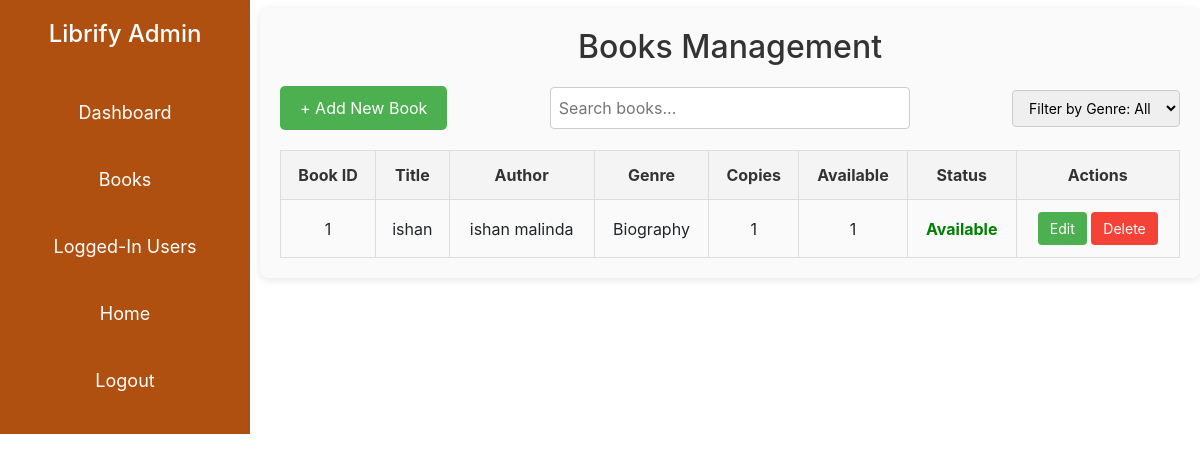
/book, run on an earlier commit of the app's database.
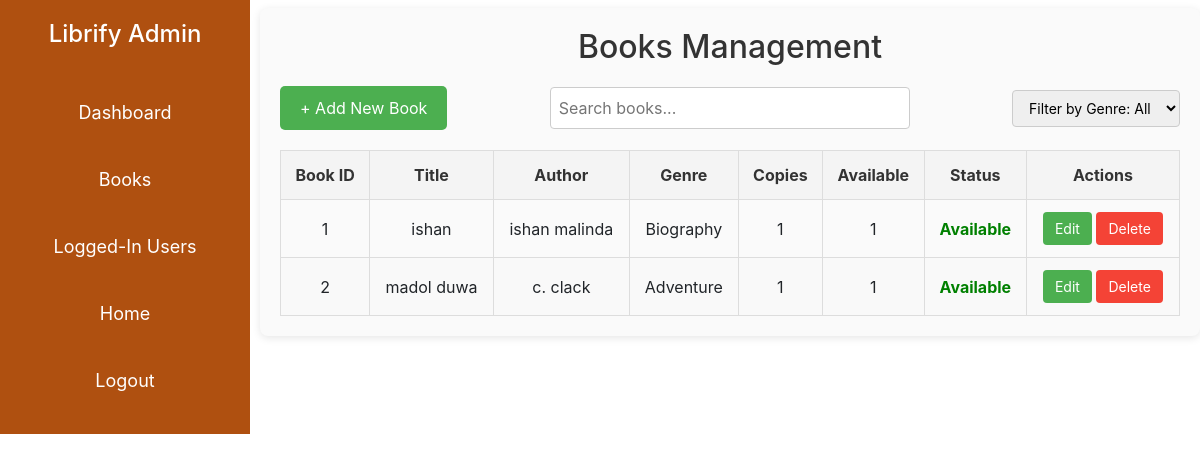
And on a later commit of the database.
### app.py (models this page shows)
class Book(db.Model):
    id = db.Column(db.Integer, primary_key=True)
    title = db.Column(db.String(100), nullable=False)
    author = db.Column(db.String(100), nullable=False)
    genre = db.Column(db.String(50), nullable=False)
    copies = db.Column(db.Integer, nullable=False)
    pdf_path = db.Column(db.String(200), nullable=False)
    cover_image = db.Column(db.String(200), nullable=True)

### app.py (the view)
@app.route("/book")
def book():
    books = Book.query.all()
    return render_template("book.html", books=books)

### templates/book.html (shortened to what this page needs)
{% extends 'base.html' %}
{% block content %}
<!DOCTYPE html>
<html lang="en">
<head>
    <link rel="stylesheet" href="{{ url_for('static', filename='book.css') }}">
</head>
<body>
    <div class="books-container">
        <h2>Books Management</h2>
        <div class="actions">
            <a href="{{ url_for('bookupload') }}">
                <button class="add-book-btn">+ Add New Book</button>
            </a>
            <input type="text" id="search-box" placeholder="Search books...">
            <select id="genre-filter">
                <option value="all">Filter by Genre: All</option>
            </select>
        </div>
        <table class="books-table">
            <thead>
                <tr>
                    <th>Book ID</th>
                    <th>Title</th>
                    <th>Author</th>
                    <th>Genre</th>
                    <th>Copies</th>
                    <th>Available</th>
                    <th>Status</th>
                    <th>Actions</th>
                </tr>
            </thead>
            <tbody>
                {% for book in books %}
                <tr>
                    <td>{{ book.id }}</td>
                    <td>{{ book.title }}</td>
                    <td>{{ book.author }}</td>
                    <td>{{ book.genre }}</td>
                    <td>{{ book.copies }}</td>
                    <td>{{ book.copies }}</td>
                    <td><span class="status available">Available</span></td>
                    <td>
                        <a href="{{url_for('edit_book', book_id=book.id)}}">
                        <button class="edit-btn">Edit</button>
                        </a>
                        <form action="{{ url_for('delete_book', book_id=book.id) }}" method="POST" style="display: inline;">
                            <button type="submit" class="delete-btn" onclick="return confirm('Are you sure you want to delete this book?')">Delete</button>
                    </td>
                </tr>
                {% endfor %}
            </tbody>
        </table>
    </div>
</body>
</html>
{% endblock %}

### templates/base.html (shortened to what this page needs)
<!doctype html>
<html lang="en">
  <head>
    <link href="https://stackpath.bootstrapcdn.com/bootstrap/4.5.2/css/bootstrap.min.css" rel="stylesheet">
  </head>
  <body>
    {% include 'sidebar.html' %}
    <br/>
    {% block content %}
    {% endblock %}

### templates/sidebar.html (shortened to what this page needs)
<!DOCTYPE html>
<html lang="en">
<head>
  <link href="https://stackpath.bootstrapcdn.com/bootstrap/4.5.2/css/bootstrap.min.css" rel="stylesheet">
  <link rel="stylesheet" href="{{ url_for('static', filename='sidebar.css') }}">
</head>
<body>
    <div class="sidebar">
        <h1>Librify Admin</h1>
        <a href="{{url_for('admindashbord')}}">Dashboard</a>
        <a href="{{url_for('book')}}"> Books</a>
        <a href="/loggedin-users" class="menu-item" id="users">Logged-In Users</a>
        <a href="{{url_for('home')}}"> Home</a>
        <a href="/logout" class="menu-item" id="logout">Logout</a>
    </div>
</body>
</html>

### static/sidebar.css (style rules this page uses)
.sidebar { width: 250px; background-color: #af5010; color: white; display: flex; flex-direction: column; align-items: center; padding: 20px 0; }
.sidebar h1 { font-size: 24px; margin-bottom: 30px; }
.sidebar a { text-decoration: none; color: white; margin: 10px 0; font-size: 18px; padding: 10px; text-align: center; width: 100%; border-radius: 5px; transition: background-color 0.3s; }

### static/book.css (style rules this page uses)
.books-container { max-width: calc(100% - 250px); margin: 20px auto; margin-left: 260px; padding: 20px; background-color: hsl(0, 0%, 98%); border-radius: 8px; box-shadow: 0 2px 8px rgba(0, 0, 0, 0.1); margin-top: -450px; }
h2 { text-align: center; color: #333; margin-bottom: 20px; }
.actions { display: flex; justify-content: space-between; align-items: center; margin-bottom: 20px; }
.add-book-btn { background-color: #4caf50; color: white; padding: 10px 20px; border: none; border-radius: 5px; cursor: pointer; font-size: 16px; transition: background-color 0.3s ease; }
#search-box { width: 40%; padding: 8px; border: 1px solid #ccc; border-radius: 4px; }
#genre-filter { padding: 8px 12px; border: 1px solid #ccc; border-radius: 4px; font-size: 14px; }
.books-table { width: 100%; border-collapse: collapse; margin-top: 20px; }
.books-table th, .books-table td { border: 1px solid #ddd; padding: 12px; text-align: center; }
.books-table th { background-color: #f4f4f4; color: #333; font-weight: bold; }
.books-table tr:nth-child(even) { background-color: #f9f9f9; }
.status.available { color: green; font-weight: bold; }
.edit-btn, .delete-btn { padding: 6px 12px; border: none; border-radius: 4px; cursor: pointer; font-size: 14px; }
.edit-btn { background-color: #4caf50; color: white; }
.delete-btn { background-color: #f44336; color: white; }

What changed in the data, as far as the page shows it:
added Book: id "2", title "madol duwa", author "c. clack", genre "Adventure", copies "1"
